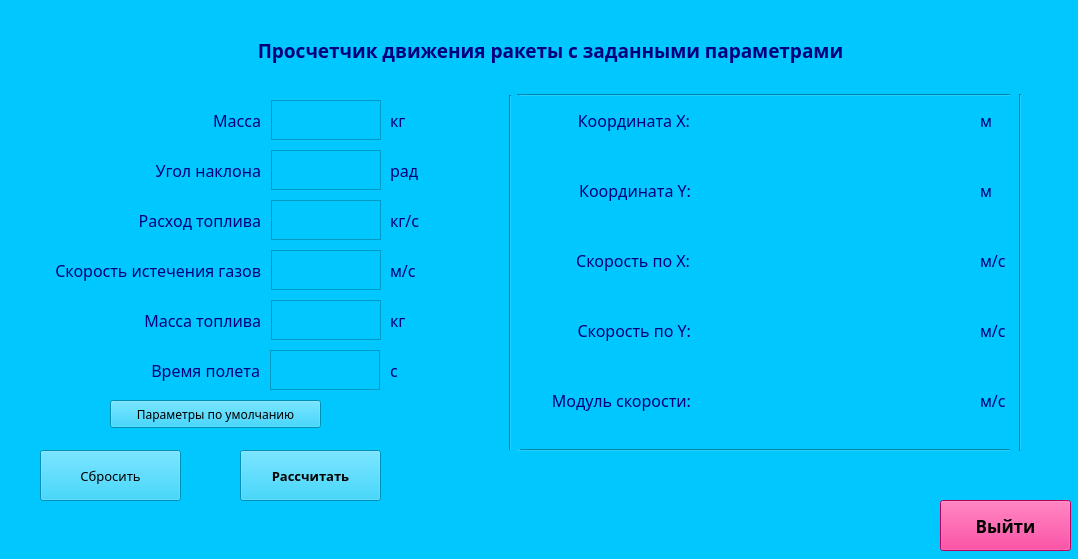
<?xml version="1.0" encoding="UTF-8"?>
<ui version="4.0">
 <class>MainWindow</class>
 <widget class="QMainWindow" name="MainWindow">
  <property name="geometry">
   <rect>
    <x>0</x>
    <y>0</y>
    <width>1078</width>
    <height>559</height>
   </rect>
  </property>
  <property name="windowTitle">
   <string>MainWindow</string>
  </property>
  <property name="autoFillBackground">
   <bool>false</bool>
  </property>
  <property name="styleSheet">
   <string notr="true">background-color: rgb(0, 200, 255);</string>
  </property>
  <widget class="QWidget" name="centralwidget">
   <widget class="QLabel" name="label_title">
    <property name="geometry">
     <rect>
      <x>160</x>
      <y>10</y>
      <width>781</width>
      <height>81</height>
     </rect>
    </property>
    <property name="font">
     <font>
      <family>Book Antiqua</family>
      <pointsize>14</pointsize>
      <weight>75</weight>
      <bold>true</bold>
     </font>
    </property>
    <property name="styleSheet">
     <string notr="true">color: rgb(0, 0, 127);</string>
    </property>
    <property name="text">
     <string>Просчетчик движения ракеты с заданными параметрами</string>
    </property>
    <property name="textFormat">
     <enum>Qt::PlainText</enum>
    </property>
    <property name="alignment">
     <set>Qt::AlignCenter</set>
    </property>
   </widget>
   <widget class="QLabel" name="label_mass">
    <property name="geometry">
     <rect>
      <x>200</x>
      <y>100</y>
      <width>61</width>
      <height>40</height>
     </rect>
    </property>
    <property name="font">
     <font>
      <family>Book Antiqua</family>
      <pointsize>12</pointsize>
      <weight>50</weight>
      <bold>false</bold>
     </font>
    </property>
    <property name="styleSheet">
     <string notr="true">color: rgb(0, 0, 127);</string>
    </property>
    <property name="text">
     <string>Масса</string>
    </property>
    <property name="textFormat">
     <enum>Qt::PlainText</enum>
    </property>
    <property name="alignment">
     <set>Qt::AlignRight|Qt::AlignTrailing|Qt::AlignVCenter</set>
    </property>
   </widget>
   <widget class="QLabel" name="label_angle">
    <property name="geometry">
     <rect>
      <x>120</x>
      <y>150</y>
      <width>141</width>
      <height>40</height>
     </rect>
    </property>
    <property name="font">
     <font>
      <family>Book Antiqua</family>
      <pointsize>12</pointsize>
      <weight>50</weight>
      <bold>false</bold>
     </font>
    </property>
    <property name="styleSheet">
     <string notr="true">color: rgb(0, 0, 127);</string>
    </property>
    <property name="text">
     <string>Угол наклона</string>
    </property>
    <property name="textFormat">
     <enum>Qt::PlainText</enum>
    </property>
    <property name="alignment">
     <set>Qt::AlignRight|Qt::AlignTrailing|Qt::AlignVCenter</set>
    </property>
   </widget>
   <widget class="QLabel" name="label_fuelcons">
    <property name="geometry">
     <rect>
      <x>110</x>
      <y>200</y>
      <width>151</width>
      <height>40</height>
     </rect>
    </property>
    <property name="font">
     <font>
      <family>Book Antiqua</family>
      <pointsize>12</pointsize>
      <weight>50</weight>
      <bold>false</bold>
     </font>
    </property>
    <property name="styleSheet">
     <string notr="true">color: rgb(0, 0, 127);</string>
    </property>
    <property name="text">
     <string>Расход топлива</string>
    </property>
    <property name="textFormat">
     <enum>Qt::PlainText</enum>
    </property>
    <property name="alignment">
     <set>Qt::AlignRight|Qt::AlignTrailing|Qt::AlignVCenter</set>
    </property>
   </widget>
   <widget class="QLabel" name="label_fuelv">
    <property name="geometry">
     <rect>
      <x>10</x>
      <y>250</y>
      <width>251</width>
      <height>40</height>
     </rect>
    </property>
    <property name="font">
     <font>
      <family>Book Antiqua</family>
      <pointsize>12</pointsize>
      <weight>50</weight>
      <bold>false</bold>
     </font>
    </property>
    <property name="styleSheet">
     <string notr="true">color: rgb(0, 0, 127);</string>
    </property>
    <property name="text">
     <string>Скорость истечения газов</string>
    </property>
    <property name="textFormat">
     <enum>Qt::PlainText</enum>
    </property>
    <property name="alignment">
     <set>Qt::AlignRight|Qt::AlignTrailing|Qt::AlignVCenter</set>
    </property>
   </widget>
   <widget class="QLabel" name="label_fuelvol">
    <property name="geometry">
     <rect>
      <x>30</x>
      <y>300</y>
      <width>231</width>
      <height>40</height>
     </rect>
    </property>
    <property name="font">
     <font>
      <family>Book Antiqua</family>
      <pointsize>12</pointsize>
      <weight>50</weight>
      <bold>false</bold>
     </font>
    </property>
    <property name="styleSheet">
     <string notr="true">color: rgb(0, 0, 127);</string>
    </property>
    <property name="text">
     <string>Масса топлива</string>
    </property>
    <property name="textFormat">
     <enum>Qt::PlainText</enum>
    </property>
    <property name="alignment">
     <set>Qt::AlignRight|Qt::AlignTrailing|Qt::AlignVCenter</set>
    </property>
   </widget>
   <widget class="QTextEdit" name="textEdit_mass">
    <property name="geometry">
     <rect>
      <x>271</x>
      <y>100</y>
      <width>110</width>
      <height>40</height>
     </rect>
    </property>
    <property name="styleSheet">
     <string notr="true">border-color: rgb(0, 97, 139);</string>
    </property>
    <property name="placeholderText">
     <string/>
    </property>
   </widget>
   <widget class="QTextEdit" name="textEdit_angle">
    <property name="geometry">
     <rect>
      <x>271</x>
      <y>150</y>
      <width>110</width>
      <height>40</height>
     </rect>
    </property>
    <property name="styleSheet">
     <string notr="true">border-color: rgb(0, 97, 139);</string>
    </property>
   </widget>
   <widget class="QTextEdit" name="textEdit_fuelcons">
    <property name="geometry">
     <rect>
      <x>271</x>
      <y>200</y>
      <width>110</width>
      <height>40</height>
     </rect>
    </property>
    <property name="styleSheet">
     <string notr="true">border-color: rgb(0, 97, 139);</string>
    </property>
   </widget>
   <widget class="QTextEdit" name="textEdit_fuelv">
    <property name="geometry">
     <rect>
      <x>271</x>
      <y>250</y>
      <width>110</width>
      <height>40</height>
     </rect>
    </property>
    <property name="styleSheet">
     <string notr="true">border-color: rgb(0, 97, 139);</string>
    </property>
   </widget>
   <widget class="QTextEdit" name="textEdit_fuelvol">
    <property name="geometry">
     <rect>
      <x>271</x>
      <y>300</y>
      <width>110</width>
      <height>40</height>
     </rect>
    </property>
    <property name="styleSheet">
     <string notr="true">border-color: rgb(0, 97, 139);</string>
    </property>
   </widget>
   <widget class="QPushButton" name="btn_calc">
    <property name="geometry">
     <rect>
      <x>240</x>
      <y>450</y>
      <width>141</width>
      <height>51</height>
     </rect>
    </property>
    <property name="font">
     <font>
      <family>Book Antiqua</family>
      <pointsize>10</pointsize>
      <weight>75</weight>
      <bold>true</bold>
     </font>
    </property>
    <property name="text">
     <string>Рассчитать</string>
    </property>
   </widget>
   <widget class="QPushButton" name="btn_reset">
    <property name="geometry">
     <rect>
      <x>40</x>
      <y>450</y>
      <width>141</width>
      <height>51</height>
     </rect>
    </property>
    <property name="font">
     <font>
      <family>Book Antiqua</family>
      <pointsize>10</pointsize>
      <weight>50</weight>
      <bold>false</bold>
     </font>
    </property>
    <property name="text">
     <string>Сбросить</string>
    </property>
   </widget>
   <widget class="QLabel" name="label_resX">
    <property name="geometry">
     <rect>
      <x>710</x>
      <y>100</y>
      <width>251</width>
      <height>40</height>
     </rect>
    </property>
    <property name="font">
     <font>
      <family>Book Antiqua</family>
      <pointsize>12</pointsize>
      <weight>50</weight>
      <bold>false</bold>
     </font>
    </property>
    <property name="styleSheet">
     <string notr="true">color: rgb(0, 0, 127);
</string>
    </property>
    <property name="text">
     <string/>
    </property>
    <property name="textFormat">
     <enum>Qt::PlainText</enum>
    </property>
    <property name="alignment">
     <set>Qt::AlignRight|Qt::AlignTrailing|Qt::AlignVCenter</set>
    </property>
   </widget>
   <widget class="QLabel" name="label_fuelvol_2">
    <property name="geometry">
     <rect>
      <x>29</x>
      <y>350</y>
      <width>231</width>
      <height>40</height>
     </rect>
    </property>
    <property name="font">
     <font>
      <family>Book Antiqua</family>
      <pointsize>12</pointsize>
      <weight>50</weight>
      <bold>false</bold>
     </font>
    </property>
    <property name="styleSheet">
     <string notr="true">color: rgb(0, 0, 127);</string>
    </property>
    <property name="text">
     <string>Время полета</string>
    </property>
    <property name="textFormat">
     <enum>Qt::PlainText</enum>
    </property>
    <property name="alignment">
     <set>Qt::AlignRight|Qt::AlignTrailing|Qt::AlignVCenter</set>
    </property>
   </widget>
   <widget class="QTextEdit" name="textEdit_time">
    <property name="geometry">
     <rect>
      <x>270</x>
      <y>350</y>
      <width>110</width>
      <height>40</height>
     </rect>
    </property>
    <property name="styleSheet">
     <string notr="true">border-color: rgb(0, 97, 139);</string>
    </property>
   </widget>
   <widget class="QLabel" name="label_resY">
    <property name="geometry">
     <rect>
      <x>710</x>
      <y>170</y>
      <width>251</width>
      <height>40</height>
     </rect>
    </property>
    <property name="font">
     <font>
      <family>Book Antiqua</family>
      <pointsize>12</pointsize>
      <weight>50</weight>
      <bold>false</bold>
     </font>
    </property>
    <property name="styleSheet">
     <string notr="true">color: rgb(0, 0, 127);</string>
    </property>
    <property name="text">
     <string/>
    </property>
    <property name="textFormat">
     <enum>Qt::PlainText</enum>
    </property>
    <property name="alignment">
     <set>Qt::AlignRight|Qt::AlignTrailing|Qt::AlignVCenter</set>
    </property>
   </widget>
   <widget class="QLabel" name="label_mass_2">
    <property name="geometry">
     <rect>
      <x>550</x>
      <y>100</y>
      <width>140</width>
      <height>40</height>
     </rect>
    </property>
    <property name="font">
     <font>
      <family>Book Antiqua</family>
      <pointsize>12</pointsize>
      <weight>50</weight>
      <bold>false</bold>
     </font>
    </property>
    <property name="styleSheet">
     <string notr="true">color: rgb(0, 0, 127);</string>
    </property>
    <property name="text">
     <string>Координата X:</string>
    </property>
    <property name="textFormat">
     <enum>Qt::PlainText</enum>
    </property>
    <property name="alignment">
     <set>Qt::AlignRight|Qt::AlignTrailing|Qt::AlignVCenter</set>
    </property>
   </widget>
   <widget class="QLabel" name="label_mass_3">
    <property name="geometry">
     <rect>
      <x>550</x>
      <y>170</y>
      <width>141</width>
      <height>40</height>
     </rect>
    </property>
    <property name="font">
     <font>
      <family>Book Antiqua</family>
      <pointsize>12</pointsize>
      <weight>50</weight>
      <bold>false</bold>
     </font>
    </property>
    <property name="styleSheet">
     <string notr="true">color: rgb(0, 0, 127);</string>
    </property>
    <property name="text">
     <string>Координата Y:</string>
    </property>
    <property name="textFormat">
     <enum>Qt::PlainText</enum>
    </property>
    <property name="alignment">
     <set>Qt::AlignRight|Qt::AlignTrailing|Qt::AlignVCenter</set>
    </property>
   </widget>
   <widget class="QLabel" name="label_resVX">
    <property name="geometry">
     <rect>
      <x>710</x>
      <y>240</y>
      <width>251</width>
      <height>40</height>
     </rect>
    </property>
    <property name="font">
     <font>
      <family>Book Antiqua</family>
      <pointsize>12</pointsize>
      <weight>50</weight>
      <bold>false</bold>
     </font>
    </property>
    <property name="styleSheet">
     <string notr="true">color: rgb(0, 0, 127);
</string>
    </property>
    <property name="text">
     <string/>
    </property>
    <property name="textFormat">
     <enum>Qt::PlainText</enum>
    </property>
    <property name="alignment">
     <set>Qt::AlignRight|Qt::AlignTrailing|Qt::AlignVCenter</set>
    </property>
   </widget>
   <widget class="QLabel" name="label_mass_4">
    <property name="geometry">
     <rect>
      <x>550</x>
      <y>310</y>
      <width>141</width>
      <height>40</height>
     </rect>
    </property>
    <property name="font">
     <font>
      <family>Book Antiqua</family>
      <pointsize>12</pointsize>
      <weight>50</weight>
      <bold>false</bold>
     </font>
    </property>
    <property name="styleSheet">
     <string notr="true">color: rgb(0, 0, 127);</string>
    </property>
    <property name="text">
     <string>Скорость по Y:</string>
    </property>
    <property name="textFormat">
     <enum>Qt::PlainText</enum>
    </property>
    <property name="alignment">
     <set>Qt::AlignRight|Qt::AlignTrailing|Qt::AlignVCenter</set>
    </property>
   </widget>
   <widget class="QLabel" name="label_resVY">
    <property name="geometry">
     <rect>
      <x>710</x>
      <y>310</y>
      <width>251</width>
      <height>40</height>
     </rect>
    </property>
    <property name="font">
     <font>
      <family>Book Antiqua</family>
      <pointsize>12</pointsize>
      <weight>50</weight>
      <bold>false</bold>
     </font>
    </property>
    <property name="styleSheet">
     <string notr="true">color: rgb(0, 0, 127);</string>
    </property>
    <property name="text">
     <string/>
    </property>
    <property name="textFormat">
     <enum>Qt::PlainText</enum>
    </property>
    <property name="alignment">
     <set>Qt::AlignRight|Qt::AlignTrailing|Qt::AlignVCenter</set>
    </property>
   </widget>
   <widget class="QLabel" name="label_mass_5">
    <property name="geometry">
     <rect>
      <x>550</x>
      <y>240</y>
      <width>140</width>
      <height>40</height>
     </rect>
    </property>
    <property name="font">
     <font>
      <family>Book Antiqua</family>
      <pointsize>12</pointsize>
      <weight>50</weight>
      <bold>false</bold>
     </font>
    </property>
    <property name="styleSheet">
     <string notr="true">color: rgb(0, 0, 127);</string>
    </property>
    <property name="text">
     <string>Скорость по X:</string>
    </property>
    <property name="textFormat">
     <enum>Qt::PlainText</enum>
    </property>
    <property name="alignment">
     <set>Qt::AlignRight|Qt::AlignTrailing|Qt::AlignVCenter</set>
    </property>
   </widget>
   <widget class="QLabel" name="label_mass_6">
    <property name="geometry">
     <rect>
      <x>510</x>
      <y>380</y>
      <width>181</width>
      <height>40</height>
     </rect>
    </property>
    <property name="font">
     <font>
      <family>Book Antiqua</family>
      <pointsize>12</pointsize>
      <weight>50</weight>
      <bold>false</bold>
     </font>
    </property>
    <property name="styleSheet">
     <string notr="true">color: rgb(0, 0, 127);</string>
    </property>
    <property name="text">
     <string>Модуль скорости:</string>
    </property>
    <property name="textFormat">
     <enum>Qt::PlainText</enum>
    </property>
    <property name="alignment">
     <set>Qt::AlignRight|Qt::AlignTrailing|Qt::AlignVCenter</set>
    </property>
   </widget>
   <widget class="QLabel" name="label_resV">
    <property name="geometry">
     <rect>
      <x>710</x>
      <y>380</y>
      <width>251</width>
      <height>40</height>
     </rect>
    </property>
    <property name="font">
     <font>
      <family>Book Antiqua</family>
      <pointsize>12</pointsize>
      <weight>50</weight>
      <bold>false</bold>
     </font>
    </property>
    <property name="styleSheet">
     <string notr="true">color: rgb(0, 0, 127);</string>
    </property>
    <property name="text">
     <string/>
    </property>
    <property name="textFormat">
     <enum>Qt::PlainText</enum>
    </property>
    <property name="alignment">
     <set>Qt::AlignRight|Qt::AlignTrailing|Qt::AlignVCenter</set>
    </property>
   </widget>
   <widget class="QLabel" name="label_mass_7">
    <property name="geometry">
     <rect>
      <x>390</x>
      <y>100</y>
      <width>31</width>
      <height>40</height>
     </rect>
    </property>
    <property name="font">
     <font>
      <family>Book Antiqua</family>
      <pointsize>12</pointsize>
      <weight>50</weight>
      <bold>false</bold>
     </font>
    </property>
    <property name="styleSheet">
     <string notr="true">color: rgb(0, 0, 127);</string>
    </property>
    <property name="text">
     <string>кг</string>
    </property>
    <property name="textFormat">
     <enum>Qt::PlainText</enum>
    </property>
    <property name="alignment">
     <set>Qt::AlignLeading|Qt::AlignLeft|Qt::AlignVCenter</set>
    </property>
   </widget>
   <widget class="QLabel" name="label_mass_8">
    <property name="geometry">
     <rect>
      <x>390</x>
      <y>150</y>
      <width>41</width>
      <height>40</height>
     </rect>
    </property>
    <property name="font">
     <font>
      <family>Book Antiqua</family>
      <pointsize>12</pointsize>
      <weight>50</weight>
      <bold>false</bold>
     </font>
    </property>
    <property name="styleSheet">
     <string notr="true">color: rgb(0, 0, 127);</string>
    </property>
    <property name="text">
     <string>рад</string>
    </property>
    <property name="textFormat">
     <enum>Qt::PlainText</enum>
    </property>
    <property name="alignment">
     <set>Qt::AlignLeading|Qt::AlignLeft|Qt::AlignVCenter</set>
    </property>
   </widget>
   <widget class="QLabel" name="label_mass_9">
    <property name="geometry">
     <rect>
      <x>390</x>
      <y>200</y>
      <width>81</width>
      <height>40</height>
     </rect>
    </property>
    <property name="font">
     <font>
      <family>Book Antiqua</family>
      <pointsize>12</pointsize>
      <weight>50</weight>
      <bold>false</bold>
     </font>
    </property>
    <property name="styleSheet">
     <string notr="true">color: rgb(0, 0, 127);</string>
    </property>
    <property name="text">
     <string>кг/с</string>
    </property>
    <property name="textFormat">
     <enum>Qt::PlainText</enum>
    </property>
    <property name="alignment">
     <set>Qt::AlignLeading|Qt::AlignLeft|Qt::AlignVCenter</set>
    </property>
   </widget>
   <widget class="QLabel" name="label_mass_10">
    <property name="geometry">
     <rect>
      <x>390</x>
      <y>250</y>
      <width>41</width>
      <height>40</height>
     </rect>
    </property>
    <property name="font">
     <font>
      <family>Book Antiqua</family>
      <pointsize>12</pointsize>
      <weight>50</weight>
      <bold>false</bold>
     </font>
    </property>
    <property name="styleSheet">
     <string notr="true">color: rgb(0, 0, 127);</string>
    </property>
    <property name="text">
     <string>м/с</string>
    </property>
    <property name="textFormat">
     <enum>Qt::PlainText</enum>
    </property>
    <property name="alignment">
     <set>Qt::AlignLeading|Qt::AlignLeft|Qt::AlignVCenter</set>
    </property>
   </widget>
   <widget class="QLabel" name="label_mass_11">
    <property name="geometry">
     <rect>
      <x>390</x>
      <y>300</y>
      <width>31</width>
      <height>40</height>
     </rect>
    </property>
    <property name="font">
     <font>
      <family>Book Antiqua</family>
      <pointsize>12</pointsize>
      <weight>50</weight>
      <bold>false</bold>
     </font>
    </property>
    <property name="styleSheet">
     <string notr="true">color: rgb(0, 0, 127);</string>
    </property>
    <property name="text">
     <string>кг</string>
    </property>
    <property name="textFormat">
     <enum>Qt::PlainText</enum>
    </property>
    <property name="alignment">
     <set>Qt::AlignLeading|Qt::AlignLeft|Qt::AlignVCenter</set>
    </property>
   </widget>
   <widget class="QLabel" name="label_mass_12">
    <property name="geometry">
     <rect>
      <x>390</x>
      <y>350</y>
      <width>31</width>
      <height>40</height>
     </rect>
    </property>
    <property name="font">
     <font>
      <family>Book Antiqua</family>
      <pointsize>12</pointsize>
      <weight>50</weight>
      <bold>false</bold>
     </font>
    </property>
    <property name="styleSheet">
     <string notr="true">color: rgb(0, 0, 127);</string>
    </property>
    <property name="text">
     <string>с</string>
    </property>
    <property name="textFormat">
     <enum>Qt::PlainText</enum>
    </property>
    <property name="alignment">
     <set>Qt::AlignLeading|Qt::AlignLeft|Qt::AlignVCenter</set>
    </property>
   </widget>
   <widget class="QLabel" name="label_mass_13">
    <property name="geometry">
     <rect>
      <x>980</x>
      <y>100</y>
      <width>31</width>
      <height>40</height>
     </rect>
    </property>
    <property name="font">
     <font>
      <family>Book Antiqua</family>
      <pointsize>12</pointsize>
      <weight>50</weight>
      <bold>false</bold>
     </font>
    </property>
    <property name="styleSheet">
     <string notr="true">color: rgb(0, 0, 127);</string>
    </property>
    <property name="text">
     <string>м</string>
    </property>
    <property name="textFormat">
     <enum>Qt::PlainText</enum>
    </property>
    <property name="alignment">
     <set>Qt::AlignLeading|Qt::AlignLeft|Qt::AlignVCenter</set>
    </property>
   </widget>
   <widget class="QLabel" name="label_mass_14">
    <property name="geometry">
     <rect>
      <x>980</x>
      <y>170</y>
      <width>31</width>
      <height>40</height>
     </rect>
    </property>
    <property name="font">
     <font>
      <family>Book Antiqua</family>
      <pointsize>12</pointsize>
      <weight>50</weight>
      <bold>false</bold>
     </font>
    </property>
    <property name="styleSheet">
     <string notr="true">color: rgb(0, 0, 127);</string>
    </property>
    <property name="text">
     <string>м</string>
    </property>
    <property name="textFormat">
     <enum>Qt::PlainText</enum>
    </property>
    <property name="alignment">
     <set>Qt::AlignLeading|Qt::AlignLeft|Qt::AlignVCenter</set>
    </property>
   </widget>
   <widget class="QLabel" name="label_mass_15">
    <property name="geometry">
     <rect>
      <x>980</x>
      <y>240</y>
      <width>41</width>
      <height>40</height>
     </rect>
    </property>
    <property name="font">
     <font>
      <family>Book Antiqua</family>
      <pointsize>12</pointsize>
      <weight>50</weight>
      <bold>false</bold>
     </font>
    </property>
    <property name="styleSheet">
     <string notr="true">color: rgb(0, 0, 127);</string>
    </property>
    <property name="text">
     <string>м/с</string>
    </property>
    <property name="textFormat">
     <enum>Qt::PlainText</enum>
    </property>
    <property name="alignment">
     <set>Qt::AlignLeading|Qt::AlignLeft|Qt::AlignVCenter</set>
    </property>
   </widget>
   <widget class="QLabel" name="label_mass_16">
    <property name="geometry">
     <rect>
      <x>980</x>
      <y>310</y>
      <width>41</width>
      <height>40</height>
     </rect>
    </property>
    <property name="font">
     <font>
      <family>Book Antiqua</family>
      <pointsize>12</pointsize>
      <weight>50</weight>
      <bold>false</bold>
     </font>
    </property>
    <property name="styleSheet">
     <string notr="true">color: rgb(0, 0, 127);</string>
    </property>
    <property name="text">
     <string>м/с</string>
    </property>
    <property name="textFormat">
     <enum>Qt::PlainText</enum>
    </property>
    <property name="alignment">
     <set>Qt::AlignLeading|Qt::AlignLeft|Qt::AlignVCenter</set>
    </property>
   </widget>
   <widget class="QLabel" name="label_mass_17">
    <property name="geometry">
     <rect>
      <x>980</x>
      <y>380</y>
      <width>41</width>
      <height>40</height>
     </rect>
    </property>
    <property name="font">
     <font>
      <family>Book Antiqua</family>
      <pointsize>12</pointsize>
      <weight>50</weight>
      <bold>false</bold>
     </font>
    </property>
    <property name="styleSheet">
     <string notr="true">color: rgb(0, 0, 127);</string>
    </property>
    <property name="text">
     <string>м/с</string>
    </property>
    <property name="textFormat">
     <enum>Qt::PlainText</enum>
    </property>
    <property name="alignment">
     <set>Qt::AlignLeading|Qt::AlignLeft|Qt::AlignVCenter</set>
    </property>
   </widget>
   <widget class="QPushButton" name="btn_exit">
    <property name="geometry">
     <rect>
      <x>940</x>
      <y>500</y>
      <width>131</width>
      <height>51</height>
     </rect>
    </property>
    <property name="font">
     <font>
      <family>Book Antiqua</family>
      <pointsize>13</pointsize>
      <weight>75</weight>
      <bold>true</bold>
     </font>
    </property>
    <property name="styleSheet">
     <string notr="true">background-color: rgb(255, 0, 127);</string>
    </property>
    <property name="text">
     <string>Выйти</string>
    </property>
   </widget>
   <widget class="QPushButton" name="btn_default">
    <property name="geometry">
     <rect>
      <x>110</x>
      <y>400</y>
      <width>211</width>
      <height>28</height>
     </rect>
    </property>
    <property name="font">
     <font>
      <family>Book Antiqua</family>
      <pointsize>9</pointsize>
     </font>
    </property>
    <property name="text">
     <string>Параметры по умолчанию</string>
    </property>
   </widget>
   <widget class="Line" name="line">
    <property name="geometry">
     <rect>
      <x>517</x>
      <y>440</y>
      <width>501</width>
      <height>20</height>
     </rect>
    </property>
    <property name="orientation">
     <enum>Qt::Horizontal</enum>
    </property>
   </widget>
   <widget class="Line" name="line_2">
    <property name="geometry">
     <rect>
      <x>517</x>
      <y>85</y>
      <width>501</width>
      <height>20</height>
     </rect>
    </property>
    <property name="orientation">
     <enum>Qt::Horizontal</enum>
    </property>
   </widget>
   <widget class="Line" name="line_3">
    <property name="geometry">
     <rect>
      <x>500</x>
      <y>95</y>
      <width>20</width>
      <height>355</height>
     </rect>
    </property>
    <property name="orientation">
     <enum>Qt::Vertical</enum>
    </property>
   </widget>
   <widget class="Line" name="line_4">
    <property name="geometry">
     <rect>
      <x>1010</x>
      <y>94</y>
      <width>20</width>
      <height>357</height>
     </rect>
    </property>
    <property name="orientation">
     <enum>Qt::Vertical</enum>
    </property>
   </widget>
  </widget>
 </widget>
 <resources/>
 <connections/>
</ui>
